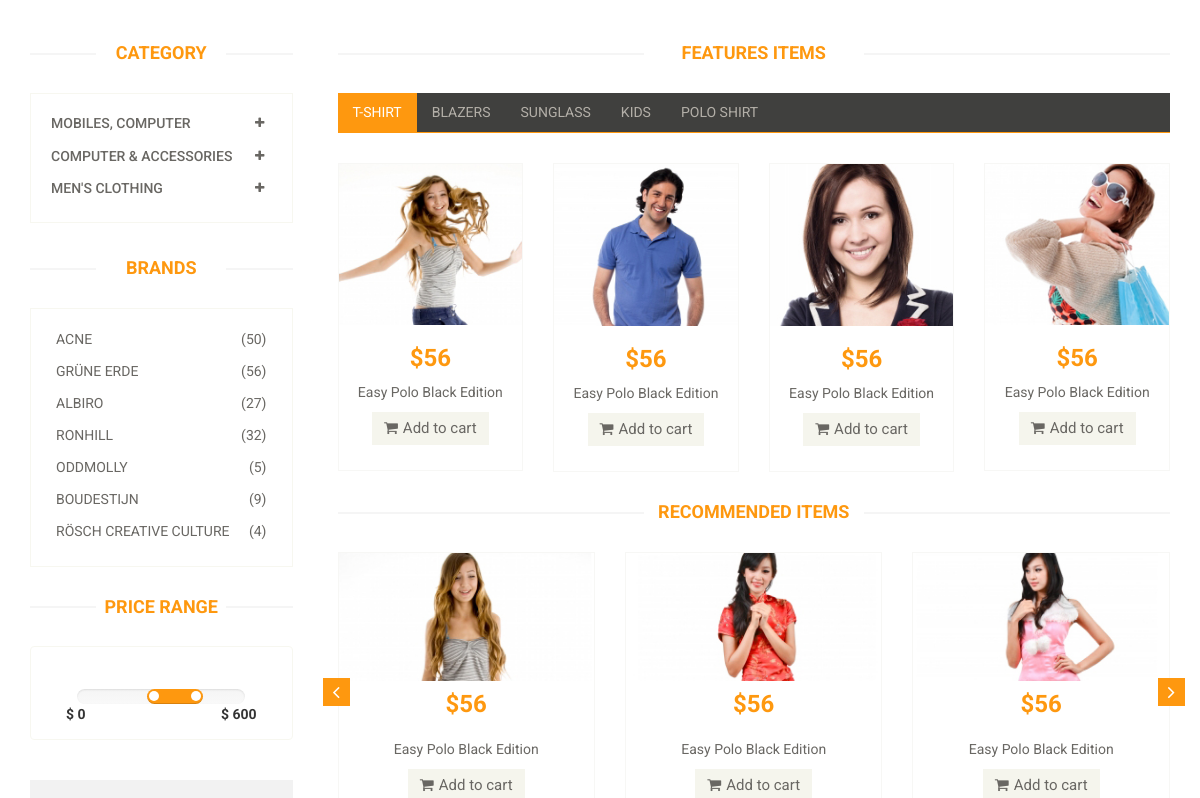
/?category=1 (middle part), run on an earlier commit of the app's database.
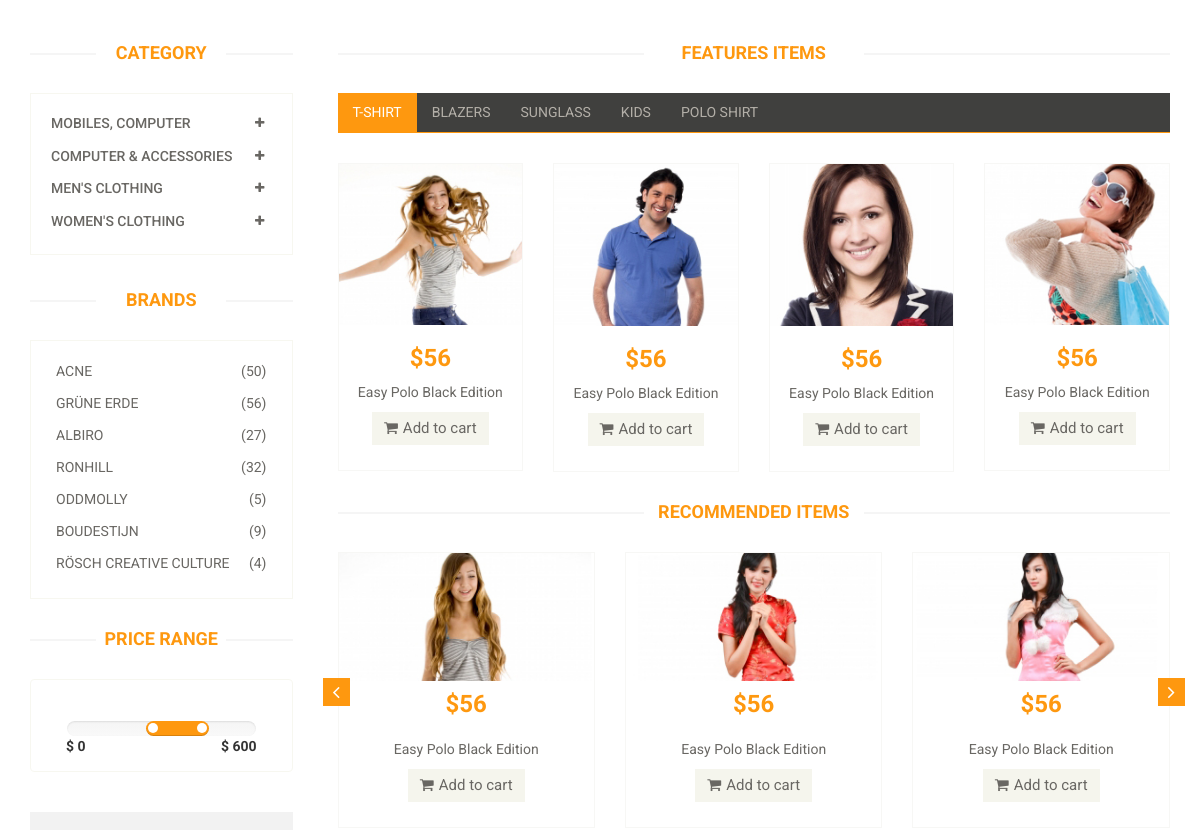
And on a later commit of the database.
### Shop/models/category.py (models this page shows, shortened)
class Category(models.Model):
    name= models.CharField(max_length=300)

### Shop/views/index.py (the view)
# urls.py: path("",Index.as_view(), name="index"),
class Index(views.View):
    def get(self,request):
        category_id=request.GET.get("category")
        category=Category.objects.all()
        b_category=request.GET.get("b_category")
        b_product=Product.objects.filter(category_id=b_category)
        if category_id:
            products=Product.objects.filter(sub_category_id=category_id).order_by("-id")
        else:
            products=Product.objects.all().order_by("-id")
        data={}
        data['category']=category
        data['product']=products
        data['b_product']=b_product
        return render(request,"index.html",data)

### Shop/templates/index.html (shortened to what this page needs)
{% extends 'base.html' %}
{% block body %}
<section id="slider">
</section>
<section>
    <div class="container">
        <div class="row">
            <div class="col-sm-3">
                <div class="left-sidebar">
                    <h2>Category</h2>
                    <div class="panel-group category-products" id="accordian">
                        {% for c in category %}
                        <div class="panel panel-default">
                            <div class="panel-heading">
                                <h4 class="panel-title">
                                    <a data-toggle="collapse" data-parent="#accordian" href="#{{c.id}}">
                                        <span class="badge pull-right"><i class="fa fa-plus"></i></span>
                                        {{c.name}}
                                    </a>
                                </h4>
                            </div>
                        </div>
                        {% endfor %}
                    </div>
                    <div class="brands_products">
                        <h2>Brands</h2>
                        <div class="brands-name">
                            <ul class="nav nav-pills nav-stacked">
                                <li><a href="#"> <span class="pull-right">(50)</span>Acne</a></li>
                                <li><a href="#"> <span class="pull-right">(56)</span>Grüne Erde</a></li>
                                <li><a href="#"> <span class="pull-right">(27)</span>Albiro</a></li>
                                <li><a href="#"> <span class="pull-right">(32)</span>Ronhill</a></li>
                                <li><a href="#"> <span class="pull-right">(5)</span>Oddmolly</a></li>
                                <li><a href="#"> <span class="pull-right">(9)</span>Boudestijn</a></li>
                                <li><a href="#"> <span class="pull-right">(4)</span>Rösch creative culture</a></li>
                            </ul>
                        </div>
                    </div>
                    <div class="price-range">
                        <h2>Price Range</h2>
                        <div class="well text-center">
                                data-slider-step="5" data-slider-value="[250,450]" id="sl2"><br />
                            <b class="pull-left">$ 0</b> <b class="pull-right">$ 600</b>
                        </div>
                    </div>
                    <div class="shipping text-center">
                    </div>
                </div>
            </div>
            <div class="col-sm-9 padding-right">
                <div class="features_items">
                    <h2 class="title text-center">Features Items</h2>
                </div>
                <div class="category-tab">
                    <div class="col-sm-12">
                        <ul class="nav nav-tabs">
                            <li class="active"><a href="#tshirt" data-toggle="tab">T-Shirt</a></li>
                            <li><a href="#blazers" data-toggle="tab">Blazers</a></li>
                            <li><a href="#sunglass" data-toggle="tab">Sunglass</a></li>
                            <li><a href="#kids" data-toggle="tab">Kids</a></li>
                            <li><a href="#poloshirt" data-toggle="tab">Polo shirt</a></li>
                        </ul>
                    </div>
                    <div class="tab-content">
                        <div class="tab-pane fade active in" id="tshirt">
                            <div class="col-sm-3">
                                <div class="product-image-wrapper">
                                    <div class="single-products">
                                        <div class="productinfo text-center">
                                            <img src="/static/shop/images/home/gallery1.jpg" alt="" />
                                            <h2>$56</h2>
                                            <p>Easy Polo Black Edition</p>
                                            <a href="#" class="btn btn-default add-to-cart"><i
                                                    class="fa fa-shopping-cart"></i>Add to cart</a>
                                        </div>
                                    </div>
                                </div>
                            </div>
                            <div class="col-sm-3">
                                <div class="product-image-wrapper">
                                    <div class="single-products">
                                        <div class="productinfo text-center">
                                            <img src="/static/shop/images/home/gallery2.jpg" alt="" />
                                            <h2>$56</h2>
                                            <p>Easy Polo Black Edition</p>
                                            <a href="#" class="btn btn-default add-to-cart"><i
                                                    class="fa fa-shopping-cart"></i>Add to cart</a>
                                        </div>
                                    </div>
                                </div>
                            </div>
                            <div class="col-sm-3">
                                <div class="product-image-wrapper">
                                    <div class="single-products">
                                        <div class="productinfo text-center">
                                            <img src="/static/shop/images/home/gallery3.jpg" alt="" />
                                            <h2>$56</h2>
                                            <p>Easy Polo Black Edition</p>
                                            <a href="#" class="btn btn-default add-to-cart"><i
                                                    class="fa fa-shopping-cart"></i>Add to cart</a>
                                        </div>
                                    </div>
                                </div>
                            </div>
                            <div class="col-sm-3">
                                <div class="product-image-wrapper">
                                    <div class="single-products">
                                        <div class="productinfo text-center">
                                            <img src="/static/shop/images/home/gallery4.jpg" alt="" />
                                            <h2>$56</h2>
                                            <p>Easy Polo Black Edition</p>
                                            <a href="#" class="btn btn-default add-to-cart"><i
                                                    class="fa fa-shopping-cart"></i>Add to cart</a>
                                        </div>
                                    </div>
                                </div>
                            </div>
                        </div>
                    </div>
                </div>
                <div class="recommended_items">
                    <h2 class="title text-center">recommended items</h2>
                    <div id="recommended-item-carousel" class="carousel slide" data-ride="carousel">
                        <div class="carousel-inner">
                            <div class="item active">
                                <div class="col-sm-4">
                                    <div class="product-image-wrapper">
                                        <div class="single-products">
                                            <div class="productinfo text-center">
                                                <img src="/static/shop/images/home/recommend1.jpg" alt="" />
                                                <h2>$56</h2>
                                                <p>Easy Polo Black Edition</p>
                                                <a href="#" class="btn btn-default add-to-cart"><i
                                                        class="fa fa-shopping-cart"></i>Add to cart</a>
                                            </div>
                                        </div>
                                    </div>
                                </div>
                                <div class="col-sm-4">
                                    <div class="product-image-wrapper">
                                        <div class="single-products">
                                            <div class="productinfo text-center">
                                                <img src="/static/shop/images/home/recommend2.jpg" alt="" />
                                                <h2>$56</h2>
                                                <p>Easy Polo Black Edition</p>
                                                <a href="#" class="btn btn-default add-to-cart"><i
                                                        class="fa fa-shopping-cart"></i>Add to cart</a>
                                            </div>
                                        </div>
                                    </div>
                                </div>
                                <div class="col-sm-4">
                                    <div class="product-image-wrapper">
                                        <div class="single-products">
                                            <div class="productinfo text-center">
                                                <img src="/static/shop/images/home/recommend3.jpg" alt="" />
                                                <h2>$56</h2>
                                                <p>Easy Polo Black Edition</p>
                                                <a href="#" class="btn btn-default add-to-cart"><i
                                                        class="fa fa-shopping-cart"></i>Add to cart</a>
                                            </div>
                                        </div>
                                    </div>
                                </div>
                            </div>
                        </div>
                        <a class="left recommended-item-control" href="#recommended-item-carousel" data-slide="prev">
                            <i class="fa fa-angle-left"></i>
                        </a>
                        <a class="right recommended-item-control" href="#recommended-item-carousel" data-slide="next">
                            <i class="fa fa-angle-right"></i>
                        </a>
                    </div>
                </div>
            </div>
        </div>
    </div>
</section>
{% endblock %}

### Shop/templates/base.html (shortened to what this page needs)
{% load static %}
<!DOCTYPE html>
<html lang="en">
<head>
	<link href="/static/shop/css/bootstrap.min.css" rel="stylesheet">
	<link href="/static/shop/css/font-awesome.min.css" rel="stylesheet">
	<link href="/static/shop/css/prettyPhoto.css" rel="stylesheet">
	<link href="/static/shop/price-range.css" rel="stylesheet">
	<link href="/static/shop/css/animate.css" rel="stylesheet">
	<link href="/static/shop/css/main.css" rel="stylesheet">
	<link href="/static/shop/scss/responsive.css" rel="stylesheet">
</head>
<body>
	{% block body %}
	{% endblock %}
</body>
</html>

What changed in the data, as far as the page shows it:
added Category: name "WOMEN'S CLOTHING"
